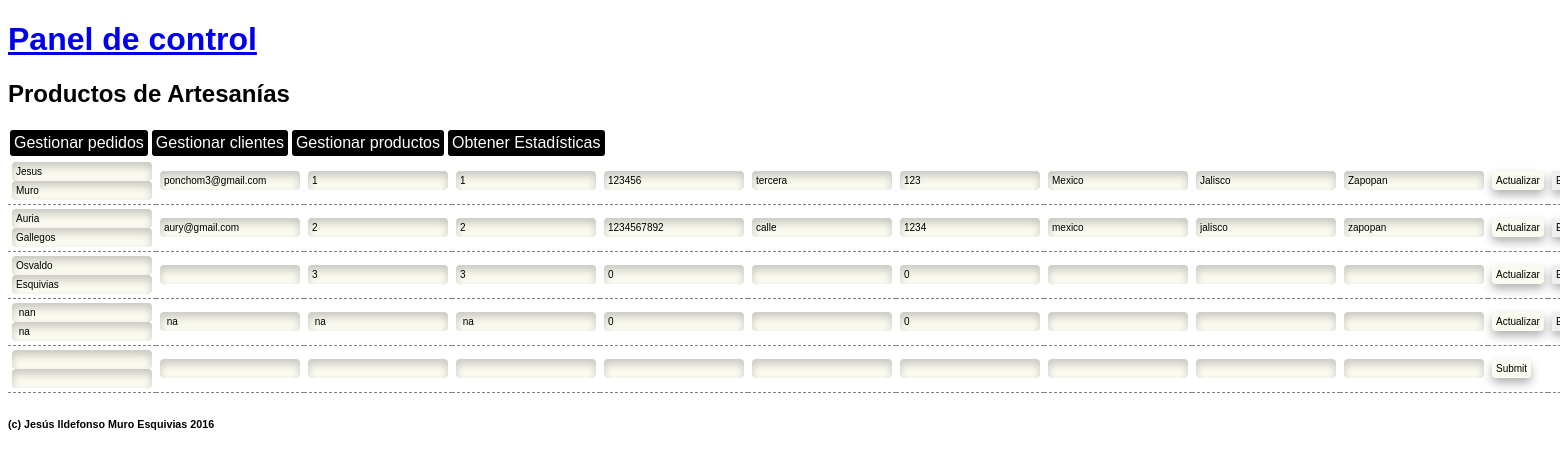
Screenshot of /admin/clientes.php with the database file from the repository.
### tables this page shows
CREATE TABLE `clientes` (
  `id` int(11) NOT NULL,
  `nombre` varchar(255) NOT NULL,
  `apellidos` varchar(255) NOT NULL,
  `email` varchar(50) NOT NULL,
  `usuario` varchar(20) NOT NULL,
  `contrasena` varchar(12) NOT NULL,
  `telefono` int(12) NOT NULL,
  `calle` varchar(255) NOT NULL,
  `codigopostal` int(5) NOT NULL,
  `pais` varchar(20) NOT NULL,
  `estado` varchar(20) NOT NULL,
  `ciudad` varchar(20) NOT NULL
);

### admin/clientes.php (the view, shortened to what this page needs)
<?php include "cabecera.php"?>
<?php include "../php/config.php" ?>
<table>
<?php
$conexion = mysqli_connect($servidor, $usuario, $contrasena, $baseDeDatos);
mysqli_set_charset($conexion, "utf8");
$peticion = "SELECT * FROM clientes";
$resultado = mysqli_query($conexion, $peticion);
$contador = 0;
while($fila = mysqli_fetch_array($resultado)){
    echo '<tr';
        if($contador)
            echo " class='sombredo' ";
    echo '>';
    echo '
        <form action="actualizarcliente.php?id='.$fila['id'].'" method="POST">
            <td><input type="text" name="nombre" value="'.$fila['nombre'].'">
                <input type="text" name="apellidos" value="'.$fila['apellidos'].'">
            </td>
            <td><input type="text" name="email"              value="'.$fila['email'].'"></td>
            <td><input type="text" name="usuario"           value="'.$fila['usuario'].'"></td>
            <td><input type="text" name="contrasena"     value="'.$fila['contrasena'].'">
            <td><input type="text" name="telefono"          value="'.$fila['telefono'].'"></td>
            <td><input type="text" name="calle"               value="'.$fila['calle'].'"></td>
            <td><input type="text" name="codigopostal"  value="'.$fila['codigopostal'].'"></td>
            <td><input type="text" name="pais"                value="'.$fila['pais'].'"></td>
            <td><input type="text" name="estado"            value="'.$fila['estado'].'"></td>
            <td><input type="text" name="ciudad"            value="'.$fila['ciudad'].'"></td>
            <td><input type="submit" class="boton"           value="Actualizar"></td>
        </form>
            <td><a href="eliminarcliente.php?id='.$fila['id'].'"><button>Eliminar</button></a></td>
    </tr>';
    if(!$contador)
        $contador++;
        $contador--;
}
?>
<tr>
    <form action="nuevocliente.php" method="POST">
        <td><input type="text" name="nombre">
            <input type="text" name="apellidos">
        </td>
        <td><input type="text" name="email"></td>
        <td><input type="text" name="usuario"></td>
        <td><input type="text" name="contrasena">
        <td><input type="text" name="telefono"    ></td>
        <td><input type="text" name="calle"      ></td>
        <td><input type="text" name="codigopostal"></td>
        <td><input type="text" name="pais"      ></td>
        <td><input type="text" name="estado"    ></td>
        <td><input type="text" name="ciudad"    ></td>
        <td><input type="submit" class="boton"> </td>
        <td></td>
    </form>
</tr>
</table>
<?php include "piedepagina.php"?>

### css/estiloadmin.css (style rules this page uses)
body { font-family: arial; }
table { border-collapse: collapse; font-size: 10px }
td { padding: 4px; }
tr { border-bottom: 1px dashed grey; }
input { border: 0px; box-shadow: 0px 5px 8px rgba(0,0,0,0.2) inset; padding: 4px; background: rgb(250,250,240,240); border-radius: 4px; font-size: 10px; }
.boton, button { box-shadow: 0px 5px 10px rgba(0,0,0,0.3); border: 0px; padding: 4px; font-size: 10px; }

### rows the page displays
clientes: nombre "Jesus", apellidos "Muro", email "ponchom3@gmail.com", usuario "1", contrasena "1", telefono "123456", calle "tercera", codigopostal "123", pais "Mexico", estado "Jalisco", ciudad "Zapopan"
clientes: nombre "Auria", apellidos "Gallegos", email "aury@gmail.com", usuario "2", contrasena "2", telefono "1234567892", calle "calle", codigopostal "1234", pais "mexico", estado "jalisco", ciudad "zapopan"
clientes: nombre "Osvaldo", apellidos "Esquivias", usuario "3", contrasena "3", telefono "0", codigopostal "0"
clientes: nombre "nan", apellidos "na", email "na", usuario "na", contrasena "na", telefono "0", codigopostal "0"
